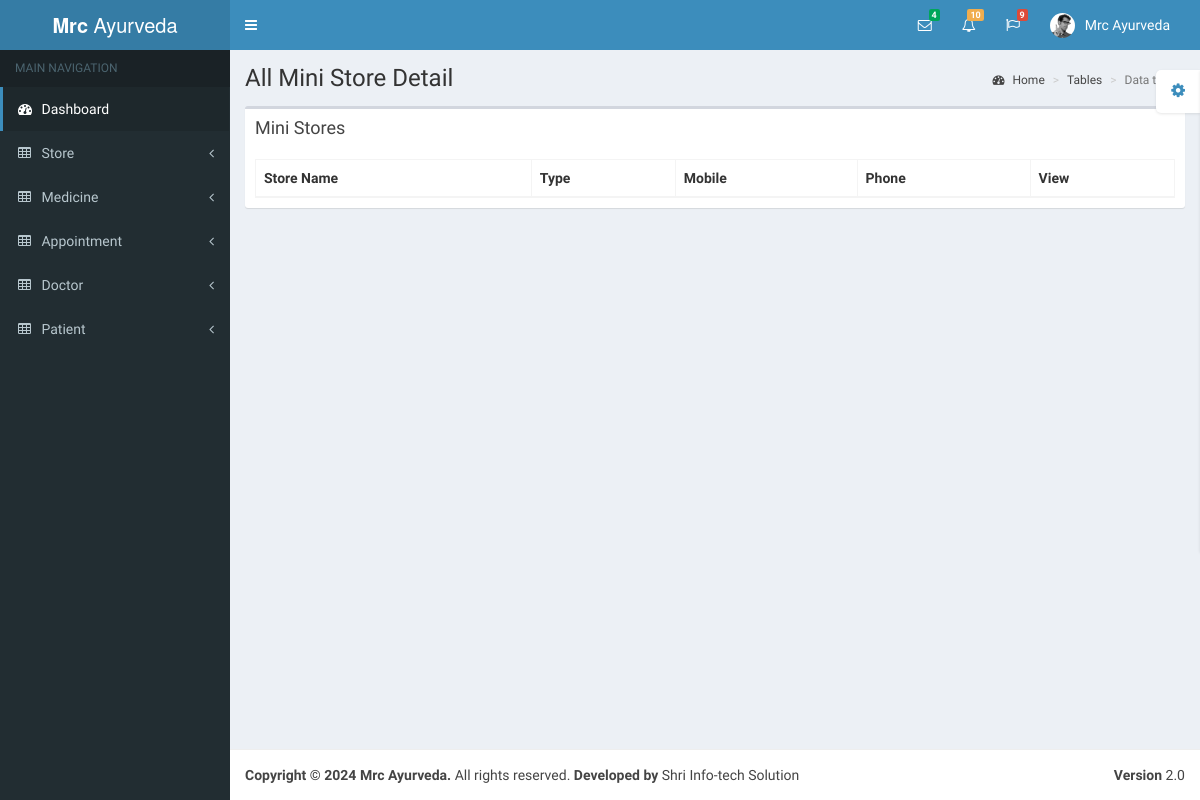
Page /store/mini_store/ on the earlier database version.
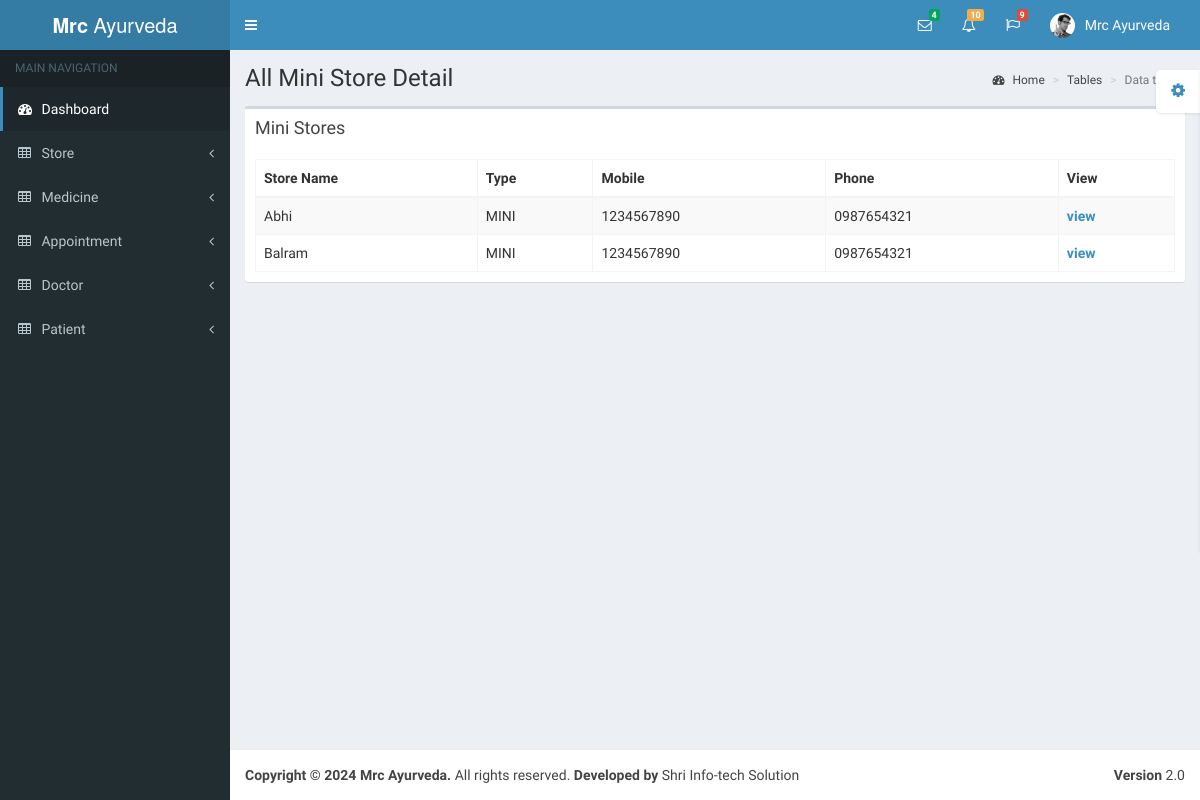
Same page on the later database version.
### store/models.py (models this page shows, shortened)
class Store(models.Model):
    user = models.ForeignKey(User, on_delete=models.PROTECT)
    type = models.CharField(max_length=10, null=True)
    created_at = models.DateTimeField(auto_now_add=True)
    updated_at = models.DateTimeField(auto_now=True, null=True, blank=True)
    class Meta:
        db_table = 'stores'

### account/models.py (models this page shows, shortened)
class User(AbstractUser):
    username = models.CharField(max_length=500, unique=True, null=True)
    email = models.EmailField(unique=True, null=True)
    mobile = models.CharField(max_length=20, null=True)
    phone = models.CharField(max_length=20, null=True)
    address = models.TextField(null=True)
    is_staff = models.BooleanField(default=False)
    is_active = models.BooleanField(default=True)
    created_at = models.DateTimeField(auto_now_add=True)
    class Meta:
        db_table = 'user'

### store/views.py (the view)
# urls.py: path('mini_store/', views.mini_store, name='mini_store'),
def mini_store(request):
    store = Store.objects.filter(type='MINI').order_by('-id')
    context = {
        'store': store
    }
    return render(request, 'mini_store_detail.html', context)

### store/templates/mini_store_detail.html (shortened to what this page needs)
{% extends 'base.html' %}
{% block content %}
<div class="wrapper">
    <div class="content-wrapper">
        <section class="content-header">
            <h1>
                All Mini Store Detail
            </h1>
            <ol class="breadcrumb">
                <li><a href="/"><i class="fa fa-dashboard"></i> Home</a></li>
                <li><a href="/">Tables</a></li>
                <li class="active">Data tables</li>
            </ol>
        </section>
        <section class="content">
            <div class="row">
                <div class="col-xs-12">
                    <div class="box">
                        <div class="box-header">
                            <h3 class="box-title">Mini Stores</h3>
                        </div>
                        <div class="box-body">
                            <table id="example1" class="table table-bordered table-striped">
                                <thead>
                                <tr>
                                    <th>Store Name</th>
                                    <th>Type</th>
                                    <th>Mobile</th>
                                    <th>Phone</th>
                                    <th>View</th>
                                </tr>
                                </thead>
                                <tbody>
                                {% for i in store %}
                                <tr>
                                    <td>{{i.user.username|title}}</td>
                                    <td>{{i.type}}</td>
                                    <td>{{i.user.mobile}}</td>
                                    <td>{{i.user.phone}}</td>
                                    <td><a href="/store/view_mini_store_medicine/{{i.id}}/"><b>view</b></a></td>
                                </tr>
                                {% endfor %}
                                </tbody>
                            </table>
                        </div>
                    </div>
                </div>
            </div>
        </section>
    </div>
</div>
{% endblock content %}

Differences in the rows shown:
added Store: user.username "Abhi", type "MINI", user.mobile "1234567890", user.phone "0987654321"
added Store: user.username "Balram", type "MINI", user.mobile "1234567890", user.phone "0987654321"
